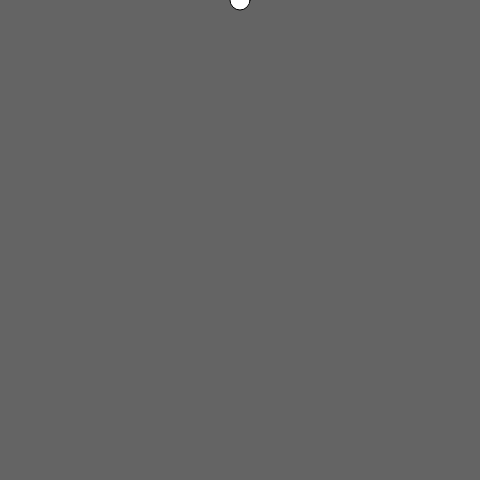
Frame 1 (no input)
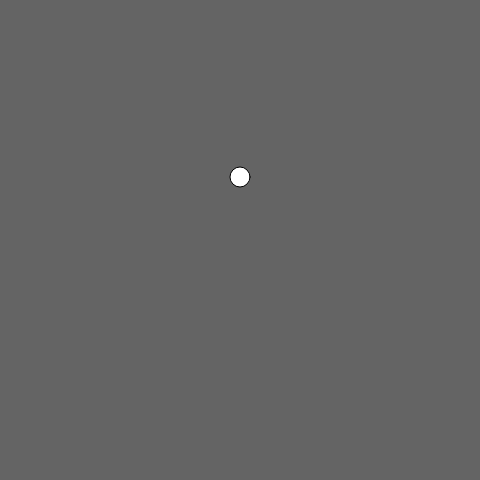
Frame 60 (no input)
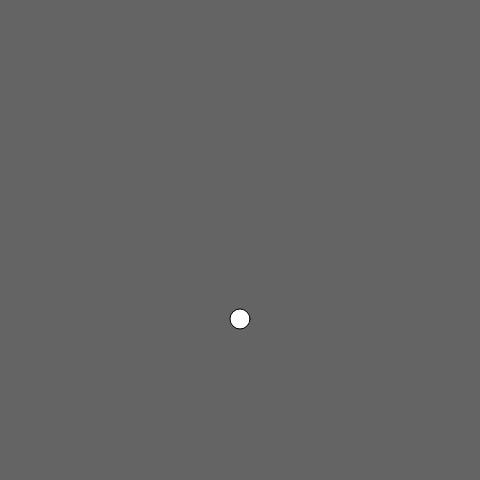
Frame 120 (the mouse pressed at the canvas centre since frame 60)

The p5.js sketch that drew these frames (run headless with seeded random() and noise() and a simulated clock; from frame 60 on, the mouse is pressed at the canvas centre):

// p5.js sketch
// ── sketch.js
var circleX;
var circleY;

var gravity = 0.1;
var speed = 0;

function setup() {
	createCanvas(480, 480);

	circleX = width/2;
	circleY = 0;
}

function draw() {
	background(100);
	circleY = circleY + speed;
	speed = speed + gravity;
	ellipse(circleX, circleY, 20, 20);

	if (circleY > height) {
		speed = speed * -0.9;
	}

}
